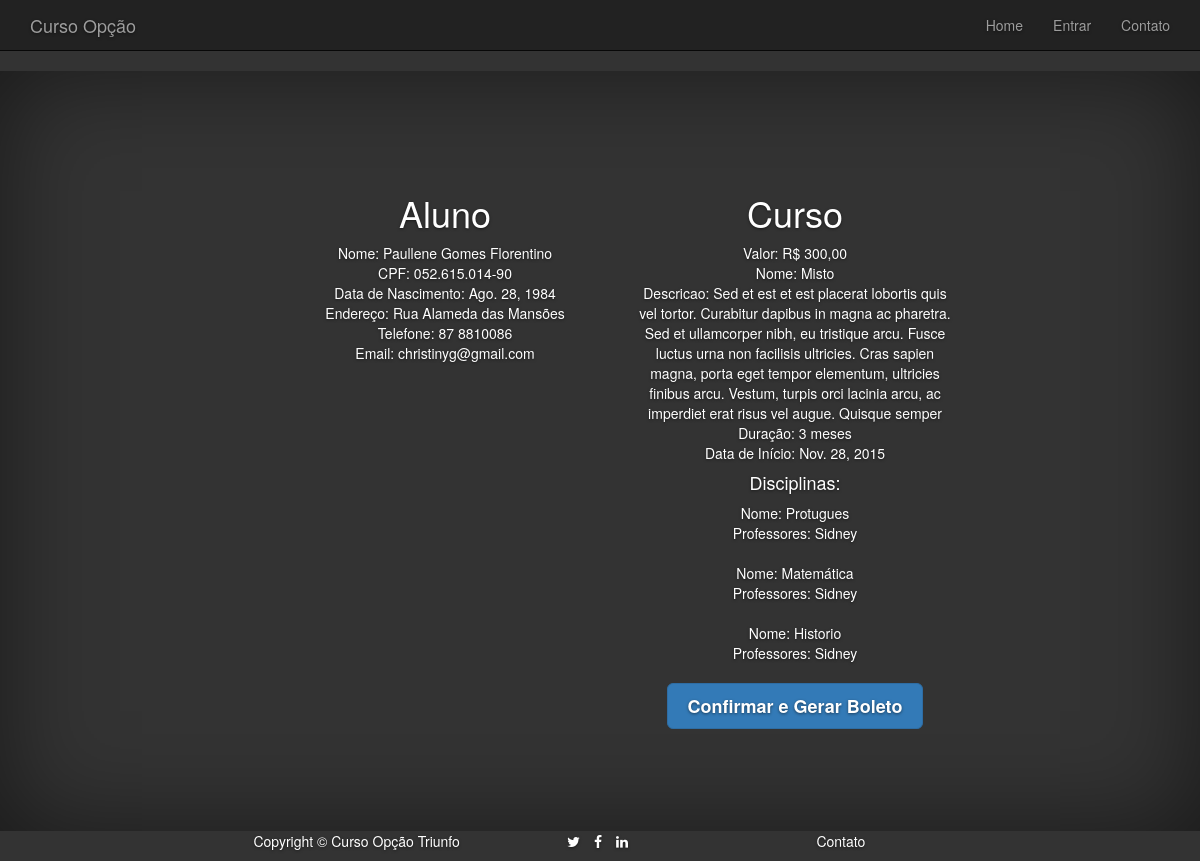
/confirmar_inscricao/3/ (signed in), run on the app's committed database.
### curso/models.py (models this page shows, shortened)
class Aluno(User):
	cpf = models.CharField(max_length=14)
	endereco = models.CharField(max_length=400)
	data_de_nascimento = models.DateField(blank=True, null=False)
	data_de_matricula = models.DateTimeField(blank=True, null=True)
	telefone = models.CharField(max_length=20)
	situacao = models.CharField(max_length=50, default=Situacao.nao_pago.value)
	class Meta:
		verbose_name = "Aluno"
		verbose_name_plural = "Alunos"

class Curso(models.Model):
	nome = models.CharField(max_length=200)
	descricao = models.TextField(null=True)
	disciplinas = models.ManyToManyField('Disciplina')
	alunos = models.ManyToManyField('Aluno', blank=True,)
	duracao = models.IntegerField(null=True)
	data_de_inicio = models.DateField(null=True)
	class Meta:
		verbose_name = "Curso"
		verbose_name_plural = "Cursos"

class Disciplina(models.Model):
	nome = models.CharField(max_length=60)
	professores = models.ManyToManyField('Professor')
	class Meta:
		verbose_name = "Disciplina"
		verbose_name_plural = "Disciplinas"

class Professor(User):
	cpf = models.CharField(max_length=14)
	endereco = models.CharField(max_length=400)
	data_de_nascimento = models.DateField(blank=True, null=True)
	class Meta:
		verbose_name = "Professor"
		verbose_name_plural = "Professores"

### curso/views.py (the view)
# urls.py: url(r'^confirmar_inscricao/(?P<id>[0-9]+)/$', views.confirmar_inscricao, name="confirmar_inscricao"),
def confirmar_inscricao(request, id):
	aluno = Aluno.objects.get(user_ptr_id=request.session['_auth_user_id'])
	curso = get_object_or_404(Curso, id=id)
	return render(request, 'curso/confirmar_inscricao.html', {'curso':curso, 'aluno':aluno})

### curso/templates/curso/confirmar_inscricao.html (shortened to what this page needs)
{% extends "curso/base.html" %}
{% block content %}
	<div class="cover-container">
          <div class="col-md-6">
            <h1>Aluno</h1>
            Nome: {{ aluno.first_name }} {{ aluno.last_name }}<br>
			CPF: {{ aluno.cpf }}<br>
			Data de Nascimento: {{ aluno.data_de_nascimento }} <br>
            Endereço: {{ aluno.endereco }} <br>
            Telefone: {{ aluno.telefone }} <br>
            Email: {{ aluno.email }} <br>
          </div>
          <div class="col-md-6">
            <h1>Curso</h1>
            Valor: R$ 300,00 <br>
            Nome: {{ curso.nome }}<br>
            Descricao: {{ curso.descricao }}<br>
            Duração: {{ curso.duracao }} meses<br>
            Data de Início: {{ curso.data_de_inicio }} <br></p>
            <h4>Disciplinas:</h4>
            {% for disciplina in curso.disciplinas.all %}
            	Nome: {{ disciplina.nome }} <br>
            	Professores:
            	{% for professor in disciplina.professores.all %}
            		{{ professor.first_name }} <br>
            	{% endfor %}
            	<br>
            {% endfor %}
			<a class="btn btn-primary btn-lg" href="{% url 'curso.views.gerar_boleto' id_curso=curso.id %}" role="button">Confirmar e Gerar Boleto</a>
          </div>
    </div>
{% endblock content %}

### curso/static/css/signin.css (style rules this page uses)
body { padding-bottom: 40px; }

### curso/static/css/cover.css (style rules this page uses)
a, a:focus, a:hover { color: #fff; }
html, body { height: 100%; background-color: #333; }
body { color: #fff; text-align: center; text-shadow: 0 1px 3px rgba(0,0,0,.5); }
.cover-container { margin-right: auto; margin-left: auto; }
.cover .btn-lg { padding: 10px 20px; font-weight: bold; }
@media (min-width: 768px) { .masthead, .mastfoot, .cover-container { width: 100%; } }
@media (min-width: 992px) { .masthead, .mastfoot, .cover-container { width: 700px; } }

### data on the page
Aluno: cpf "052.615.014-90", data_de_nascimento "Ago. 28, 1984", endereco "Rua Alameda das Mansões", telefone "87 8810086"
Curso: nome "Misto", descricao "Sed et est et est placerat lobortis quis vel tortor. Curabitur dapibus in magna ac pharetra. Sed et ullamcorper nibh, eu tristique arcu. Fusce luctus urna non facilisis ultricies. Cras sapien magna, porta eget tempor elementum, ultricies finibus arcu. Vestum, turpis orci lacinia arcu, ac imperdiet erat risus vel augue. Quisque semper", duracao "3", data_de_inicio "Nov. 28, 2015"
Disciplina: nome "Protugues"
Professor: first_name "Sidney"
Disciplina: nome "Matemática"
Disciplina: nome "Historio"

### other printed values
{{ aluno.first_name }} "Paullene"
{{ aluno.last_name }} "Gomes Florentino"
{{ aluno.email }} "christinyg@gmail.com"
